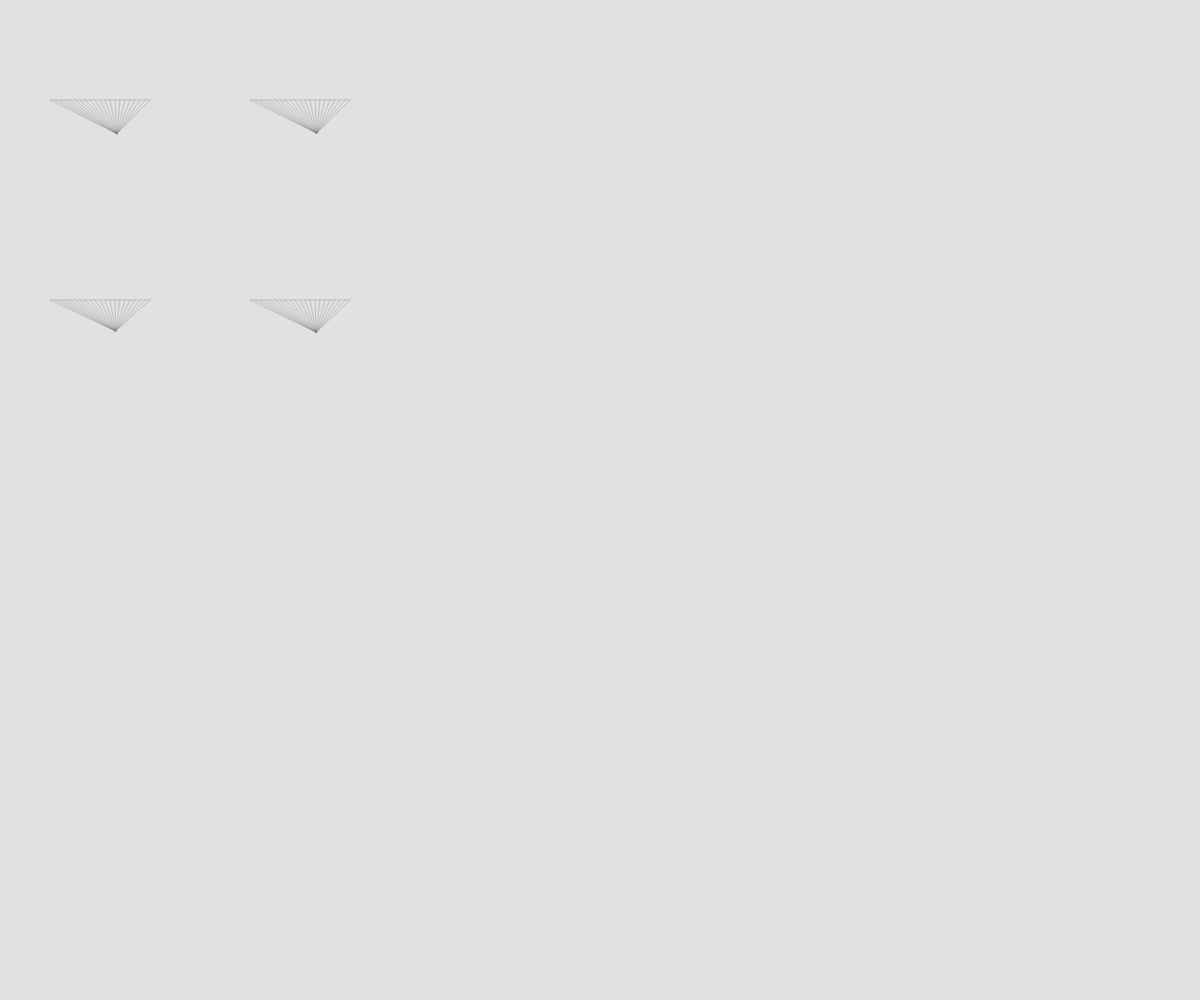
Frame 1 (no input)
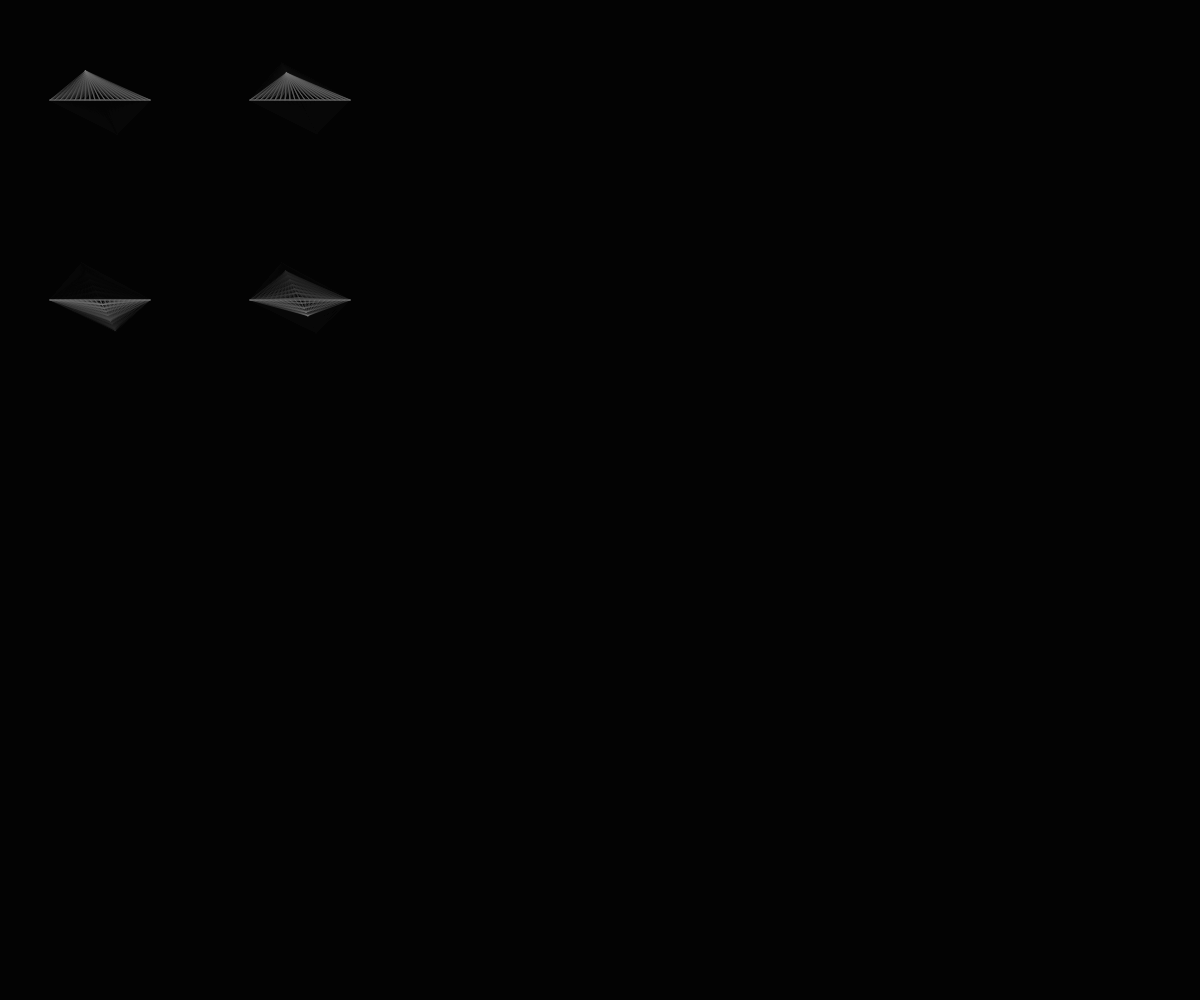
Frame 60 (no input)
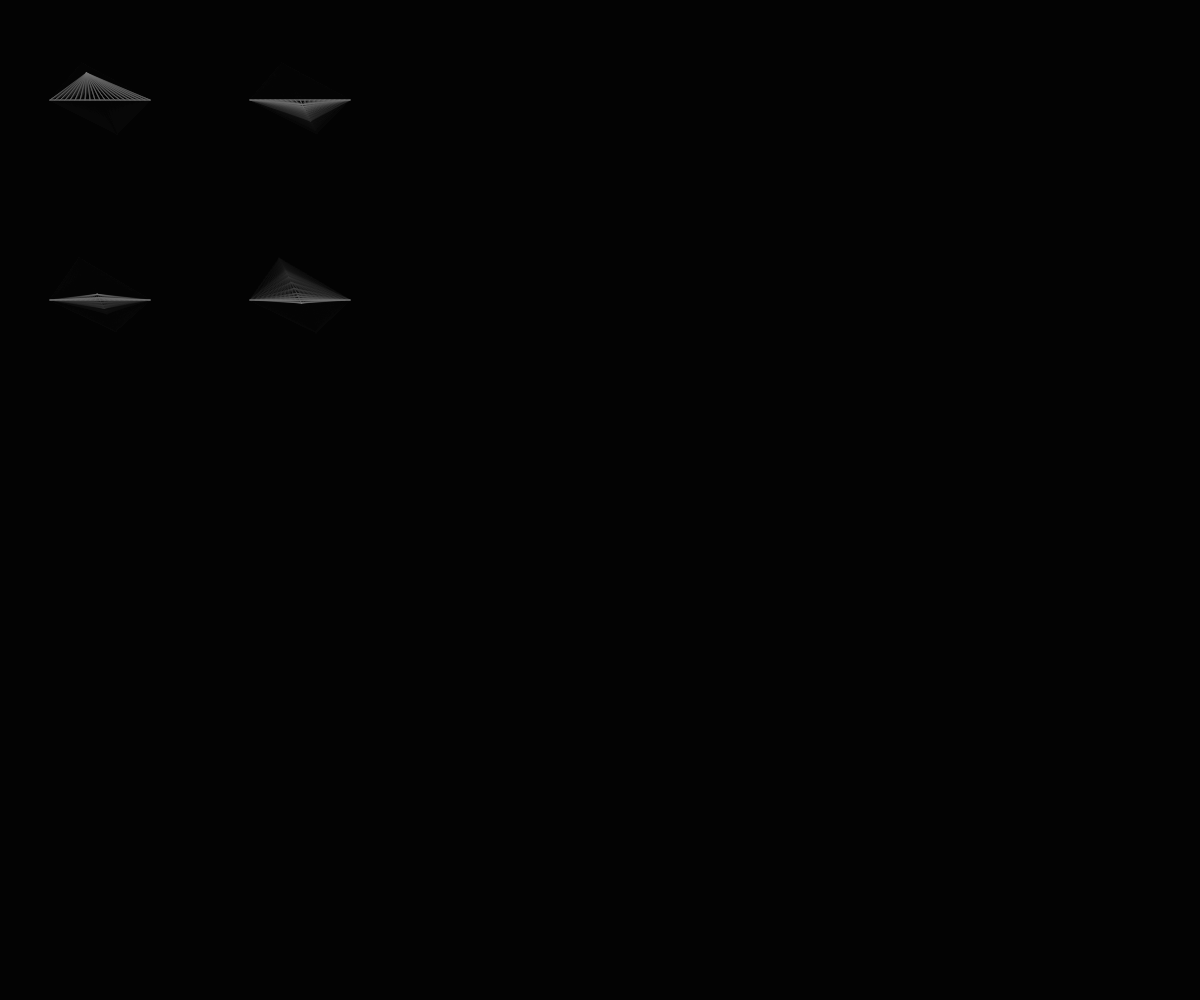
Frame 120 (the mouse pressed at the canvas centre since frame 60)

The p5.js sketch that drew these frames (run headless with seeded random() and noise() and a simulated clock; from frame 60 on, the mouse is pressed at the canvas centre):

// p5.js sketch
// ── sketch.js
let noiseXArray = [],
  noiseYArray = [];

function setup() {
  createCanvas(windowWidth, windowHeight);
}

function draw() {
  background(0, 30);
  stroke(120, 120, 120, 80);
  noFill();
  //
  // var noiseX = noise(.01 * frameCount) * 400;
  // var noiseY = noise(.01 * frameCount) * 400;
  // var x1coord = map(noiseX, 0, 400, 50, 150);
  // var y1coord = map(noiseY, 0, 400, 0, 200);
  // var noiseX2 = noise(.02 * frameCount) * 400;
  // var noiseY2 = noise(.02 * frameCount) * 400;
  // var x2coord = map(noiseX2, 0, 400, 250, 350);
  // var y2coord = map(noiseY2, 0, 400, 0, 200);
  // var noiseX3 = noise(.03 * frameCount) * 400;
  // var noiseY3 = noise(.03 * frameCount) * 400;
  // var x3coord = map(noiseX3, 0, 400, 250, 350);
  // var y3coord = map(noiseY3, 0, 400, 200, 400);
  // var noiseX4 = noise(.04 * frameCount) * 400;
  // var noiseY4 = noise(.04 * frameCount) * 400;
  // var x4coord = map(noiseX4, 0, 400, 50, 150);
  // var y4coord = map(noiseY4, 0, 400, 200, 400);

  // for (let noisex = 1; noisex <= (width / 5); noisex++) {
  //   for (let i = 50; i <= width; i += width / 5) {
  //     noiseXArray[noisex] = map((noise((noisex / 100) * frameCount) * width), 0, width, i, i + 100);
  //     console.log(noiseXArray);
  //   }
  //
  // }


  // for (let noisex = 1; noisex <= (width / 5); noisex++) {
  //   for (let noisey = 1; noisey <= (height / 3); noisey++) {
  //     for (let i = 50; i <= width; i += width / 5) {
  //       for (let k = 100; k <= height; k += height / 3) {
  //         noiseXArray[noisex] = map((noise((noisex / 100) * frameCount) * width), 0, width, i, i + 100);
  //         noiseYArray[noisey] = map((noise((noisey / 100) * frameCount) * height), 0, height, k - 100, k + 100);
  //       }
  //     }
  //   }
  // }

  // for (let x = 50; x <= width; x += width / 5) {
  //   for (let y = 100; y <= height; y += height / 3) {
  //     line(x, y, x + 100, y);
  //     for (let z = x; z <= x + 100; z += 5) {
  //       for (let z = 1; z <= noiseXArray.length; z++) {
  //         for (let j = 1; j <= noiseYArray.length; j++) {
  //           line(z, y, noiseXArray[z], noiseYArray[j]);
  //         }
  //       }
  //     }
  //   }
  // }
  // for (let noisex = 1; noisex <= (width / 5); noisex++) {
  //   for (let noisey = 1; noisey <= (height / 3); noisey++) {
  //     noiseXArray[noisex] = map((noise((noisex / 100) * frameCount) * width), 0, width, x, x + 100);
  //     noiseYArray[noisey] = map((noise((noisey / 100) * frameCount) * height), 0, height, y - 100, y + 100);
  // for (let z = x; z <= x + 100; z += 5) {
  //   line(z, y, noiseXArray[noisex], noiseYArray[noisey]);
  //   //   }
  //   // }
  // }
  // for (let x = 50; x <= width; x += width / 5) {
  //   for (let y = 100; y <= height; y += height / 3) {
  //     line(x, y, x + 100, y);
  //     for (let z = x; z <= x + 100; z += 5) {
  //       line(z, y, x1coord, y1coord);
  //     }
  //   }
  // }
  for (let x = 50; x <= 150; x += 5) {
    var noiseX = noise(.01 * frameCount) * 400;
    var noiseY = noise(.01 * frameCount) * 400;
    var x1coord = map(noiseX, 0, 400, 50, 150);
    var y1coord = map(noiseY, 0, 400, 0, 200);
    line(x, 100, x1coord, y1coord);
  }
  for (let x = 250; x <= 350; x += 5) {
    var noiseX2 = noise(.02 * frameCount) * 400;
    var noiseY2 = noise(.02 * frameCount) * 400;
    var x2coord = map(noiseX2, 0, 400, 250, 350);
    var y2coord = map(noiseY2, 0, 400, 0, 200);
    line(x, 100, x2coord, y2coord);
  }
  for (let x = 250; x <= 350; x += 5) {
    var noiseX3 = noise(.03 * frameCount) * 400;
    var noiseY3 = noise(.03 * frameCount) * 400;
    var x3coord = map(noiseX3, 0, 400, 250, 350);
    var y3coord = map(noiseY3, 0, 400, 200, 400);
    line(x, 300, x3coord, y3coord);
  }
  for (let x = 50; x <= 150; x += 5) {
    var noiseX4 = noise(.04 * frameCount) * 400;
    var noiseY4 = noise(.04 * frameCount) * 400;
    var x4coord = map(noiseX4, 0, 400, 50, 150);
    var y4coord = map(noiseY4, 0, 400, 200, 400);
    line(x, 300, x4coord, y4coord);


  }
  line(50, 100, 150, 100);
  line(350, 100, 250, 100);
  line(50, 300, 150, 300);
  line(350, 300, 250, 300);
}
